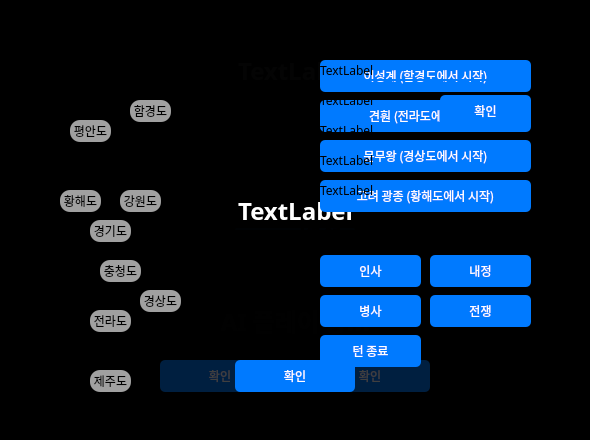
<?xml version="1.0" encoding="UTF-8"?>
<ui version="4.0">
 <class>MainWindow</class>
 <widget class="QDialog" name="MainWindow">
  <property name="geometry">
   <rect>
    <x>0</x>
    <y>0</y>
    <width>590</width>
    <height>440</height>
   </rect>
  </property>
  <property name="font">
   <font>
    <family>Nanum Gothic</family>
   </font>
  </property>
  <property name="windowTitle">
   <string>&lt;Total War : KOREA&gt;</string>
  </property>
  <widget class="QWidget" name="buttonGrid" native="true">
   <property name="enabled">
    <bool>true</bool>
   </property>
   <property name="geometry">
    <rect>
     <x>40</x>
     <y>40</y>
     <width>191</width>
     <height>361</height>
    </rect>
   </property>
   <widget class="QToolButton" name="map5">
    <property name="geometry">
     <rect>
      <x>50</x>
      <y>180</y>
      <width>41</width>
      <height>22</height>
     </rect>
    </property>
    <property name="font">
     <font>
      <family>Nanum Gothic</family>
     </font>
    </property>
    <property name="autoFillBackground">
     <bool>false</bool>
    </property>
    <property name="styleSheet">
     <string notr="true">color: #000000; border-radius: 10px; background-color: #A0FFFFFF;</string>
    </property>
    <property name="text">
     <string>경기도</string>
    </property>
   </widget>
   <widget class="QToolButton" name="map6">
    <property name="geometry">
     <rect>
      <x>60</x>
      <y>220</y>
      <width>41</width>
      <height>22</height>
     </rect>
    </property>
    <property name="font">
     <font>
      <family>Nanum Gothic</family>
     </font>
    </property>
    <property name="autoFillBackground">
     <bool>false</bool>
    </property>
    <property name="styleSheet">
     <string notr="true">color: #000000; border-radius: 10px; background-color: #A0FFFFFF;</string>
    </property>
    <property name="text">
     <string>충청도</string>
    </property>
   </widget>
   <widget class="QToolButton" name="map8">
    <property name="geometry">
     <rect>
      <x>50</x>
      <y>270</y>
      <width>41</width>
      <height>22</height>
     </rect>
    </property>
    <property name="font">
     <font>
      <family>Nanum Gothic</family>
     </font>
    </property>
    <property name="autoFillBackground">
     <bool>false</bool>
    </property>
    <property name="styleSheet">
     <string notr="true">color: #000000; border-radius: 10px; background-color: #A0FFFFFF;</string>
    </property>
    <property name="text">
     <string>전라도</string>
    </property>
   </widget>
   <widget class="QToolButton" name="map7">
    <property name="geometry">
     <rect>
      <x>100</x>
      <y>250</y>
      <width>41</width>
      <height>22</height>
     </rect>
    </property>
    <property name="font">
     <font>
      <family>Nanum Gothic</family>
     </font>
    </property>
    <property name="autoFillBackground">
     <bool>false</bool>
    </property>
    <property name="styleSheet">
     <string notr="true">color: #000000; border-radius: 10px; background-color: #A0FFFFFF;</string>
    </property>
    <property name="text">
     <string>경상도</string>
    </property>
   </widget>
   <widget class="QToolButton" name="map4">
    <property name="geometry">
     <rect>
      <x>20</x>
      <y>150</y>
      <width>41</width>
      <height>22</height>
     </rect>
    </property>
    <property name="font">
     <font>
      <family>Nanum Gothic</family>
     </font>
    </property>
    <property name="autoFillBackground">
     <bool>false</bool>
    </property>
    <property name="styleSheet">
     <string notr="true">color: #000000; border-radius: 10px; background-color: #A0FFFFFF;</string>
    </property>
    <property name="text">
     <string>황해도</string>
    </property>
   </widget>
   <widget class="QToolButton" name="map3">
    <property name="geometry">
     <rect>
      <x>80</x>
      <y>150</y>
      <width>41</width>
      <height>22</height>
     </rect>
    </property>
    <property name="font">
     <font>
      <family>Nanum Gothic</family>
     </font>
    </property>
    <property name="autoFillBackground">
     <bool>false</bool>
    </property>
    <property name="styleSheet">
     <string notr="true">color: #000000; border-radius: 10px; background-color: #A0FFFFFF;</string>
    </property>
    <property name="text">
     <string>강원도</string>
    </property>
   </widget>
   <widget class="QToolButton" name="map1">
    <property name="geometry">
     <rect>
      <x>90</x>
      <y>60</y>
      <width>41</width>
      <height>22</height>
     </rect>
    </property>
    <property name="font">
     <font>
      <family>Nanum Gothic</family>
     </font>
    </property>
    <property name="acceptDrops">
     <bool>false</bool>
    </property>
    <property name="autoFillBackground">
     <bool>false</bool>
    </property>
    <property name="styleSheet">
     <string notr="true">color: #000000; border-radius: 10px; background-color: #A0FFFFFF;</string>
    </property>
    <property name="text">
     <string>함경도</string>
    </property>
    <property name="checkable">
     <bool>false</bool>
    </property>
    <property name="checked">
     <bool>false</bool>
    </property>
    <property name="autoRaise">
     <bool>false</bool>
    </property>
   </widget>
   <widget class="QToolButton" name="map2">
    <property name="geometry">
     <rect>
      <x>30</x>
      <y>80</y>
      <width>41</width>
      <height>22</height>
     </rect>
    </property>
    <property name="font">
     <font>
      <family>Nanum Gothic</family>
     </font>
    </property>
    <property name="autoFillBackground">
     <bool>false</bool>
    </property>
    <property name="styleSheet">
     <string notr="true">color: #000000; border-radius: 10px; background-color: #A0FFFFFF;</string>
    </property>
    <property name="text">
     <string>평안도</string>
    </property>
   </widget>
   <widget class="QToolButton" name="map9">
    <property name="geometry">
     <rect>
      <x>50</x>
      <y>330</y>
      <width>41</width>
      <height>22</height>
     </rect>
    </property>
    <property name="font">
     <font>
      <family>Nanum Gothic</family>
     </font>
    </property>
    <property name="autoFillBackground">
     <bool>false</bool>
    </property>
    <property name="styleSheet">
     <string notr="true">color: #000000; border-radius: 10px; background-color: #A0FFFFFF;</string>
    </property>
    <property name="text">
     <string>제주도</string>
    </property>
   </widget>
  </widget>
  <widget class="QLabel" name="imageView">
   <property name="geometry">
    <rect>
     <x>20</x>
     <y>20</y>
     <width>291</width>
     <height>371</height>
    </rect>
   </property>
   <property name="text">
    <string>imageView</string>
   </property>
  </widget>
  <widget class="QWidget" name="container3" native="true">
   <property name="geometry">
    <rect>
     <x>290</x>
     <y>15</y>
     <width>251</width>
     <height>191</height>
    </rect>
   </property>
   <property name="styleSheet">
    <string notr="true"/>
   </property>
   <widget class="QLabel" name="label3">
    <property name="geometry">
     <rect>
      <x>30</x>
      <y>75</y>
      <width>200</width>
      <height>20</height>
     </rect>
    </property>
    <property name="font">
     <font>
      <family>Nanum Gothic</family>
     </font>
    </property>
    <property name="text">
     <string>TextLabel</string>
    </property>
   </widget>
   <widget class="QLabel" name="label2">
    <property name="geometry">
     <rect>
      <x>30</x>
      <y>45</y>
      <width>200</width>
      <height>20</height>
     </rect>
    </property>
    <property name="font">
     <font>
      <family>Nanum Gothic</family>
     </font>
    </property>
    <property name="text">
     <string>TextLabel</string>
    </property>
   </widget>
   <widget class="QLabel" name="label4">
    <property name="geometry">
     <rect>
      <x>30</x>
      <y>105</y>
      <width>221</width>
      <height>20</height>
     </rect>
    </property>
    <property name="font">
     <font>
      <family>Nanum Gothic</family>
     </font>
    </property>
    <property name="text">
     <string>TextLabel</string>
    </property>
   </widget>
   <widget class="QLabel" name="title3">
    <property name="geometry">
     <rect>
      <x>10</x>
      <y>10</y>
      <width>141</width>
      <height>21</height>
     </rect>
    </property>
    <property name="font">
     <font>
      <family>NanumGothic</family>
      <pointsize>17</pointsize>
      <weight>75</weight>
      <bold>true</bold>
     </font>
    </property>
    <property name="text">
     <string>상태</string>
    </property>
   </widget>
   <widget class="QLabel" name="label6">
    <property name="geometry">
     <rect>
      <x>30</x>
      <y>165</y>
      <width>201</width>
      <height>20</height>
     </rect>
    </property>
    <property name="font">
     <font>
      <family>Nanum Gothic</family>
     </font>
    </property>
    <property name="text">
     <string>TextLabel</string>
    </property>
   </widget>
   <widget class="QLabel" name="label5">
    <property name="geometry">
     <rect>
      <x>30</x>
      <y>135</y>
      <width>201</width>
      <height>20</height>
     </rect>
    </property>
    <property name="font">
     <font>
      <family>Nanum Gothic</family>
     </font>
    </property>
    <property name="text">
     <string>TextLabel</string>
    </property>
   </widget>
  </widget>
  <widget class="QWidget" name="container2" native="true">
   <property name="geometry">
    <rect>
     <x>260</x>
     <y>210</y>
     <width>311</width>
     <height>201</height>
    </rect>
   </property>
   <property name="styleSheet">
    <string notr="true"/>
   </property>
   <widget class="QPushButton" name="btn2">
    <property name="geometry">
     <rect>
      <x>170</x>
      <y>45</y>
      <width>101</width>
      <height>32</height>
     </rect>
    </property>
    <property name="font">
     <font>
      <family>Nanum Gothic</family>
     </font>
    </property>
    <property name="toolTip">
     <string>선택된 영웅의 정치에 비례하여 농업도를 향상</string>
    </property>
    <property name="styleSheet">
     <string notr="true">border-radius: 5px;background-color: #007aff;color: white;</string>
    </property>
    <property name="text">
     <string>내정</string>
    </property>
    <property name="autoDefault">
     <bool>false</bool>
    </property>
   </widget>
   <widget class="QPushButton" name="btn3">
    <property name="geometry">
     <rect>
      <x>60</x>
      <y>85</y>
      <width>101</width>
      <height>32</height>
     </rect>
    </property>
    <property name="font">
     <font>
      <family>Nanum Gothic</family>
     </font>
    </property>
    <property name="toolTip">
     <string>모집 or 훈련 중 한 행동을 할 수 있습니다.</string>
    </property>
    <property name="styleSheet">
     <string notr="true">border-radius: 5px;background-color: #007aff;color: white;</string>
    </property>
    <property name="text">
     <string>병사</string>
    </property>
    <property name="autoDefault">
     <bool>false</bool>
    </property>
   </widget>
   <widget class="QPushButton" name="btn4">
    <property name="geometry">
     <rect>
      <x>170</x>
      <y>85</y>
      <width>101</width>
      <height>32</height>
     </rect>
    </property>
    <property name="font">
     <font>
      <family>Nanum Gothic</family>
     </font>
    </property>
    <property name="toolTip">
     <string>인접한 적군의 영지를 선택해 공격</string>
    </property>
    <property name="styleSheet">
     <string notr="true">border-radius: 5px;background-color: #007aff;color: white;</string>
    </property>
    <property name="text">
     <string>전쟁</string>
    </property>
    <property name="autoDefault">
     <bool>false</bool>
    </property>
   </widget>
   <widget class="QPushButton" name="btn1">
    <property name="enabled">
     <bool>true</bool>
    </property>
    <property name="geometry">
     <rect>
      <x>60</x>
      <y>45</y>
      <width>101</width>
      <height>32</height>
     </rect>
    </property>
    <property name="font">
     <font>
      <family>Nanum Gothic</family>
     </font>
    </property>
    <property name="toolTip">
     <string>탐색(한번) or 등용(한번) or 이동(무제한) 중 한 행동을 할 수 있습니다.</string>
    </property>
    <property name="whatsThis">
     <string/>
    </property>
    <property name="styleSheet">
     <string notr="true">border-radius: 5px;background-color: #007aff;color: white;</string>
    </property>
    <property name="text">
     <string>인사</string>
    </property>
    <property name="autoDefault">
     <bool>false</bool>
    </property>
   </widget>
   <widget class="QLabel" name="title2">
    <property name="geometry">
     <rect>
      <x>40</x>
      <y>10</y>
      <width>121</width>
      <height>21</height>
     </rect>
    </property>
    <property name="font">
     <font>
      <family>NanumGothic</family>
      <pointsize>17</pointsize>
      <weight>75</weight>
      <bold>true</bold>
     </font>
    </property>
    <property name="text">
     <string>액션</string>
    </property>
   </widget>
   <widget class="QPushButton" name="btn5">
    <property name="geometry">
     <rect>
      <x>60</x>
      <y>125</y>
      <width>101</width>
      <height>32</height>
     </rect>
    </property>
    <property name="font">
     <font>
      <family>Nanum Gothic</family>
     </font>
    </property>
    <property name="styleSheet">
     <string notr="true">border-radius: 5px;background-color: #007aff;color: white;</string>
    </property>
    <property name="text">
     <string>턴 종료</string>
    </property>
    <property name="autoDefault">
     <bool>false</bool>
    </property>
   </widget>
  </widget>
  <widget class="QWidget" name="container4" native="true">
   <property name="enabled">
    <bool>true</bool>
   </property>
   <property name="geometry">
    <rect>
     <x>260</x>
     <y>15</y>
     <width>311</width>
     <height>131</height>
    </rect>
   </property>
   <property name="styleSheet">
    <string notr="true"/>
   </property>
   <widget class="QLabel" name="title4">
    <property name="geometry">
     <rect>
      <x>40</x>
      <y>10</y>
      <width>101</width>
      <height>21</height>
     </rect>
    </property>
    <property name="font">
     <font>
      <family>NanumGothic</family>
      <pointsize>17</pointsize>
      <weight>75</weight>
      <bold>true</bold>
     </font>
    </property>
    <property name="text">
     <string>ID 입력</string>
    </property>
   </widget>
   <widget class="QLineEdit" name="id">
    <property name="geometry">
     <rect>
      <x>60</x>
      <y>45</y>
      <width>207</width>
      <height>21</height>
     </rect>
    </property>
    <property name="font">
     <font>
      <kerning>false</kerning>
     </font>
    </property>
    <property name="acceptDrops">
     <bool>false</bool>
    </property>
    <property name="statusTip">
     <string notr="true"/>
    </property>
    <property name="styleSheet">
     <string notr="true">border-bottom: 1.5px solid #007aff; background-color:#00000000; border-top: 0;</string>
    </property>
    <property name="frame">
     <bool>false</bool>
    </property>
   </widget>
   <widget class="QPushButton" name="btn_id_confirm">
    <property name="geometry">
     <rect>
      <x>180</x>
      <y>80</y>
      <width>91</width>
      <height>32</height>
     </rect>
    </property>
    <property name="font">
     <font>
      <family>Nanum Gothic</family>
      <underline>false</underline>
     </font>
    </property>
    <property name="styleSheet">
     <string notr="true">border-radius: 5px;background-color: #007aff;color: white;</string>
    </property>
    <property name="text">
     <string>확인</string>
    </property>
    <property name="autoDefault">
     <bool>false</bool>
    </property>
   </widget>
  </widget>
  <widget class="QWidget" name="container5" native="true">
   <property name="enabled">
    <bool>true</bool>
   </property>
   <property name="geometry">
    <rect>
     <x>260</x>
     <y>15</y>
     <width>311</width>
     <height>221</height>
    </rect>
   </property>
   <property name="styleSheet">
    <string notr="true"/>
   </property>
   <widget class="QPushButton" name="btn_hero_2">
    <property name="geometry">
     <rect>
      <x>60</x>
      <y>85</y>
      <width>211</width>
      <height>32</height>
     </rect>
    </property>
    <property name="font">
     <font>
      <family>Nanum Gothic</family>
     </font>
    </property>
    <property name="styleSheet">
     <string notr="true">border-radius: 5px;background-color: #007aff;color: white;</string>
    </property>
    <property name="text">
     <string>견훤 (전라도에서 시작)</string>
    </property>
    <property name="autoDefault">
     <bool>false</bool>
    </property>
   </widget>
   <widget class="QPushButton" name="btn_hero_1">
    <property name="enabled">
     <bool>true</bool>
    </property>
    <property name="geometry">
     <rect>
      <x>60</x>
      <y>45</y>
      <width>211</width>
      <height>32</height>
     </rect>
    </property>
    <property name="font">
     <font>
      <family>Nanum Gothic</family>
     </font>
    </property>
    <property name="styleSheet">
     <string notr="true">border-radius: 5px;background-color: #007aff;color: white;</string>
    </property>
    <property name="text">
     <string>이성계 (함경도에서 시작)</string>
    </property>
    <property name="autoDefault">
     <bool>false</bool>
    </property>
   </widget>
   <widget class="QLabel" name="title5">
    <property name="geometry">
     <rect>
      <x>40</x>
      <y>10</y>
      <width>121</width>
      <height>21</height>
     </rect>
    </property>
    <property name="font">
     <font>
      <family>NanumGothic</family>
      <pointsize>17</pointsize>
      <weight>75</weight>
      <bold>true</bold>
     </font>
    </property>
    <property name="text">
     <string>영웅 선택</string>
    </property>
   </widget>
   <widget class="QPushButton" name="btn_hero_3">
    <property name="enabled">
     <bool>true</bool>
    </property>
    <property name="geometry">
     <rect>
      <x>60</x>
      <y>125</y>
      <width>211</width>
      <height>32</height>
     </rect>
    </property>
    <property name="font">
     <font>
      <family>Nanum Gothic</family>
     </font>
    </property>
    <property name="styleSheet">
     <string notr="true">border-radius: 5px;background-color: #007aff;color: white;</string>
    </property>
    <property name="text">
     <string>문무왕 (경상도에서 시작)</string>
    </property>
    <property name="autoDefault">
     <bool>false</bool>
    </property>
   </widget>
   <widget class="QPushButton" name="btn_hero_4">
    <property name="geometry">
     <rect>
      <x>60</x>
      <y>165</y>
      <width>211</width>
      <height>32</height>
     </rect>
    </property>
    <property name="font">
     <font>
      <family>Nanum Gothic</family>
     </font>
    </property>
    <property name="styleSheet">
     <string notr="true">border-radius: 5px;background-color: #007aff;color: white;</string>
    </property>
    <property name="text">
     <string>고려 광종 (황해도에서 시작)</string>
    </property>
    <property name="autoDefault">
     <bool>false</bool>
    </property>
   </widget>
  </widget>
  <widget class="QWidget" name="alertDialog" native="true">
   <property name="geometry">
    <rect>
     <x>0</x>
     <y>0</y>
     <width>590</width>
     <height>440</height>
    </rect>
   </property>
   <property name="styleSheet">
    <string notr="true">background-color: #BF000000;</string>
   </property>
   <widget class="QPushButton" name="alert_btn">
    <property name="geometry">
     <rect>
      <x>235</x>
      <y>360</y>
      <width>120</width>
      <height>32</height>
     </rect>
    </property>
    <property name="font">
     <font>
      <family>Nanum Gothic</family>
     </font>
    </property>
    <property name="styleSheet">
     <string notr="true">border-radius: 5px;background-color: #007aff;color: white;</string>
    </property>
    <property name="text">
     <string>확인</string>
    </property>
    <property name="autoDefault">
     <bool>false</bool>
    </property>
   </widget>
   <widget class="QLabel" name="alert_label">
    <property name="geometry">
     <rect>
      <x>0</x>
      <y>140</y>
      <width>591</width>
      <height>141</height>
     </rect>
    </property>
    <property name="font">
     <font>
      <family>Nanum Gothic</family>
      <pointsize>18</pointsize>
      <weight>75</weight>
      <bold>true</bold>
     </font>
    </property>
    <property name="styleSheet">
     <string notr="true">background-color:#00000000; color:white;</string>
    </property>
    <property name="text">
     <string>TextLabel</string>
    </property>
    <property name="alignment">
     <set>Qt::AlignCenter</set>
    </property>
   </widget>
  </widget>
  <widget class="QWidget" name="selectionDialog" native="true">
   <property name="geometry">
    <rect>
     <x>0</x>
     <y>0</y>
     <width>590</width>
     <height>440</height>
    </rect>
   </property>
   <property name="styleSheet">
    <string notr="true">background-color: #BF000000;</string>
   </property>
   <widget class="QPushButton" name="selection_cancel_btn">
    <property name="geometry">
     <rect>
      <x>160</x>
      <y>360</y>
      <width>120</width>
      <height>32</height>
     </rect>
    </property>
    <property name="font">
     <font>
      <family>Nanum Gothic</family>
     </font>
    </property>
    <property name="styleSheet">
     <string notr="true">border-radius: 5px;background-color: #007aff;color: white;</string>
    </property>
    <property name="text">
     <string>확인</string>
    </property>
    <property name="autoDefault">
     <bool>false</bool>
    </property>
   </widget>
   <widget class="QLabel" name="selection_label">
    <property name="geometry">
     <rect>
      <x>0</x>
      <y>140</y>
      <width>591</width>
      <height>141</height>
     </rect>
    </property>
    <property name="font">
     <font>
      <family>Nanum Gothic</family>
      <pointsize>18</pointsize>
      <weight>75</weight>
      <bold>true</bold>
     </font>
    </property>
    <property name="styleSheet">
     <string notr="true">background-color:#00000000; color:white;</string>
    </property>
    <property name="text">
     <string>TextLabel</string>
    </property>
    <property name="alignment">
     <set>Qt::AlignCenter</set>
    </property>
   </widget>
   <widget class="QPushButton" name="selection_accept_btn">
    <property name="geometry">
     <rect>
      <x>310</x>
      <y>360</y>
      <width>120</width>
      <height>32</height>
     </rect>
    </property>
    <property name="font">
     <font>
      <family>Nanum Gothic</family>
     </font>
    </property>
    <property name="styleSheet">
     <string notr="true">border-radius: 5px;background-color: #007aff;color: white;</string>
    </property>
    <property name="text">
     <string>확인</string>
    </property>
    <property name="autoDefault">
     <bool>false</bool>
    </property>
   </widget>
  </widget>
  <widget class="QWidget" name="listDialog" native="true">
   <property name="geometry">
    <rect>
     <x>0</x>
     <y>0</y>
     <width>590</width>
     <height>440</height>
    </rect>
   </property>
   <property name="styleSheet">
    <string notr="true">background-color: #BF000000;</string>
   </property>
  </widget>
  <widget class="QWidget" name="inputDialog" native="true">
   <property name="geometry">
    <rect>
     <x>0</x>
     <y>0</y>
     <width>590</width>
     <height>440</height>
    </rect>
   </property>
   <property name="styleSheet">
    <string notr="true">background-color: #BF000000;</string>
   </property>
   <widget class="QLineEdit" name="line_edit">
    <property name="geometry">
     <rect>
      <x>235</x>
      <y>210</y>
      <width>120</width>
      <height>20</height>
     </rect>
    </property>
    <property name="font">
     <font>
      <family>NanumGothic</family>
     </font>
    </property>
    <property name="styleSheet">
     <string notr="true">border-bottom: 1.5px solid #007aff; background-color:#00000000; border-top: 0; color:white;</string>
    </property>
    <property name="inputMethodHints">
     <set>Qt::ImhNone</set>
    </property>
    <property name="alignment">
     <set>Qt::AlignCenter</set>
    </property>
   </widget>
   <widget class="QLabel" name="input_label">
    <property name="geometry">
     <rect>
      <x>0</x>
      <y>0</y>
      <width>591</width>
      <height>141</height>
     </rect>
    </property>
    <property name="font">
     <font>
      <family>Nanum Gothic</family>
      <pointsize>18</pointsize>
      <weight>75</weight>
      <bold>true</bold>
     </font>
    </property>
    <property name="styleSheet">
     <string notr="true">background-color:#00000000; color:white;</string>
    </property>
    <property name="text">
     <string>TextLabel</string>
    </property>
    <property name="alignment">
     <set>Qt::AlignCenter</set>
    </property>
   </widget>
   <widget class="QPushButton" name="input_accept_btn">
    <property name="geometry">
     <rect>
      <x>235</x>
      <y>360</y>
      <width>120</width>
      <height>32</height>
     </rect>
    </property>
    <property name="font">
     <font>
      <family>Nanum Gothic</family>
     </font>
    </property>
    <property name="styleSheet">
     <string notr="true">border-radius: 5px;background-color: #007aff;color: white;</string>
    </property>
    <property name="text">
     <string>확인</string>
    </property>
    <property name="autoDefault">
     <bool>false</bool>
    </property>
   </widget>
   <widget class="QPushButton" name="input_accept_war_btn">
    <property name="geometry">
     <rect>
      <x>235</x>
      <y>360</y>
      <width>120</width>
      <height>32</height>
     </rect>
    </property>
    <property name="font">
     <font>
      <family>Nanum Gothic</family>
     </font>
    </property>
    <property name="styleSheet">
     <string notr="true">border-radius: 5px;background-color: #007aff;color: white;</string>
    </property>
    <property name="text">
     <string>확인</string>
    </property>
    <property name="autoDefault">
     <bool>false</bool>
    </property>
   </widget>
  </widget>
  <widget class="QWidget" name="loadingDialog" native="true">
   <property name="geometry">
    <rect>
     <x>0</x>
     <y>0</y>
     <width>590</width>
     <height>440</height>
    </rect>
   </property>
   <property name="styleSheet">
    <string notr="true">background-color: #BF000000;</string>
   </property>
   <widget class="QLabel" name="loading_image">
    <property name="geometry">
     <rect>
      <x>245</x>
      <y>170</y>
      <width>100</width>
      <height>100</height>
     </rect>
    </property>
    <property name="styleSheet">
     <string notr="true">background-color:#00000000;</string>
    </property>
    <property name="text">
     <string>TextLabel</string>
    </property>
    <property name="alignment">
     <set>Qt::AlignCenter</set>
    </property>
   </widget>
   <widget class="QLabel" name="loading_label">
    <property name="geometry">
     <rect>
      <x>0</x>
      <y>250</y>
      <width>591</width>
      <height>141</height>
     </rect>
    </property>
    <property name="font">
     <font>
      <family>Nanum Gothic</family>
      <pointsize>18</pointsize>
      <weight>75</weight>
      <bold>true</bold>
     </font>
    </property>
    <property name="styleSheet">
     <string notr="true">background-color:#00000000; color:white;</string>
    </property>
    <property name="text">
     <string>AI 플레이 중...</string>
    </property>
    <property name="alignment">
     <set>Qt::AlignCenter</set>
    </property>
   </widget>
  </widget>
  <zorder>loadingDialog</zorder>
  <zorder>inputDialog</zorder>
  <zorder>listDialog</zorder>
  <zorder>selectionDialog</zorder>
  <zorder>alertDialog</zorder>
  <zorder>container5</zorder>
  <zorder>imageView</zorder>
  <zorder>container3</zorder>
  <zorder>buttonGrid</zorder>
  <zorder>container2</zorder>
  <zorder>container4</zorder>
 </widget>
 <resources/>
 <connections/>
</ui>
